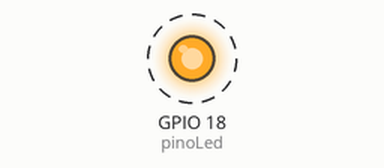
This program was run on a simulated Raspberry Pi (BCM pin numbers). Parts: output pins drawn as LEDs (lit = HIGH). Dashed ring = blinking. What the program prints to the terminal is not drawn.

Above: at 0.2 s.
Timing chart, 0 to 3.0 s (numbered marks = the images above):
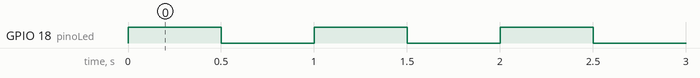

Measured:
- by itself, GPIO 18 (pinoLed): alternates HIGH for 0.50 s and LOW for 0.50 s

The program:

PiscaLed.py
```python
#!/usr/bin/python

# Piscando LED com RPi

import RPi.GPIO as GPIO, time

modoEndereco = GPIO.BCM   # Modo de enderecamento dos pinos do RPi
modoIO = GPIO.OUT         # Modo de configuracao da porta de Entrada/Saida
pinoLed = 18              # Pino do RPi associado ao led
tempoEspera = 0.5         # Tempo de espera do pisca

try:
  GPIO.setmode(modoEndereco)
  GPIO.setwarnings(False)
  GPIO.setup(pinoLed, modoIO)
  print ("Programa iniciado")

  while True:
          GPIO.output(pinoLed, True)
          time.sleep(tempoEspera)
          GPIO.output(pinoLed, False)
          time.sleep(tempoEspera)

except KeyboardInterrupt:
  GPIO.cleanup()
  print ("Programa encerrado")
```
